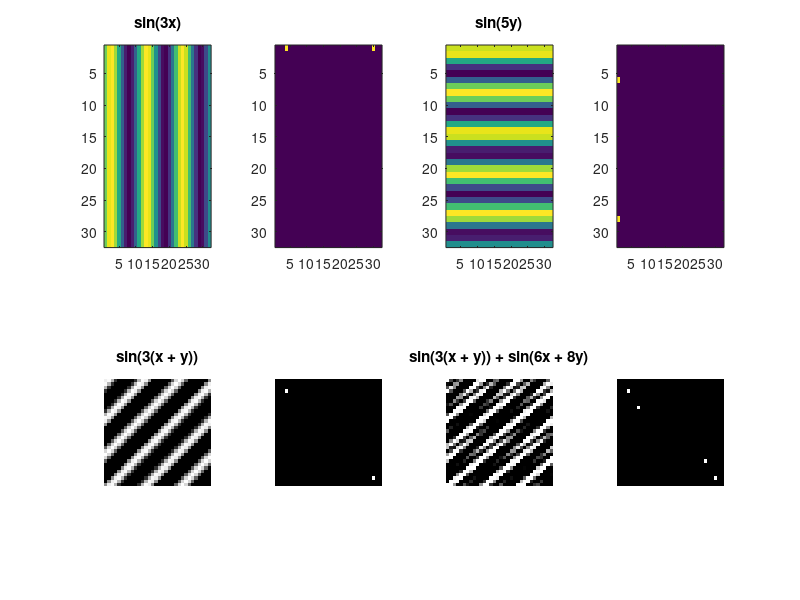

Reproduce this figure in MATLAB.
function lec3_slide21()
    MAT_SIZE = 32;

    function M = dft_mat(mat_size)
        temp_row = 0:(mat_size - 1);
        temp_square =  transpose(temp_row) * temp_row * 2 * pi / mat_size;
        M = cos(temp_square) + 1i * sin(temp_square);
    end

    X = meshgrid(1:32) * pi / 16;
    Y = fliplr(transpose(X));
    
    mat = dft_mat(MAT_SIZE);
    sin3x = sin(3 * X);
    sin5y = sin(5 * Y);
    sin3xy = sin(3 * (X + Y));
    sin6x8y = sin3xy + sin(6 * X + 8 * Y);
    
    colormap(1 - gray);
    
    figure('name', 'lec3_slide21');
    subplot(241);
    imagesc(sin3x);
    title('sin(3x)');
    subplot(242);
    imagesc(log(abs(mat * sin3x * mat) + 1));
    subplot(243);
    imagesc(sin5y);
    title('sin(5y)');
    subplot(244);
    imagesc(log(abs(mat * sin5y * mat) + 1));
    subplot(245);
    imshow(sin3xy);
    title('sin(3(x + y))');
    subplot(246);
    imshow(abs(mat * sin3xy * mat));
    subplot(247);
    imshow(sin6x8y);
    title('sin(3(x + y)) + sin(6x + 8y)');
    subplot(248);
    imshow(abs(mat * sin6x8y * mat));
end

